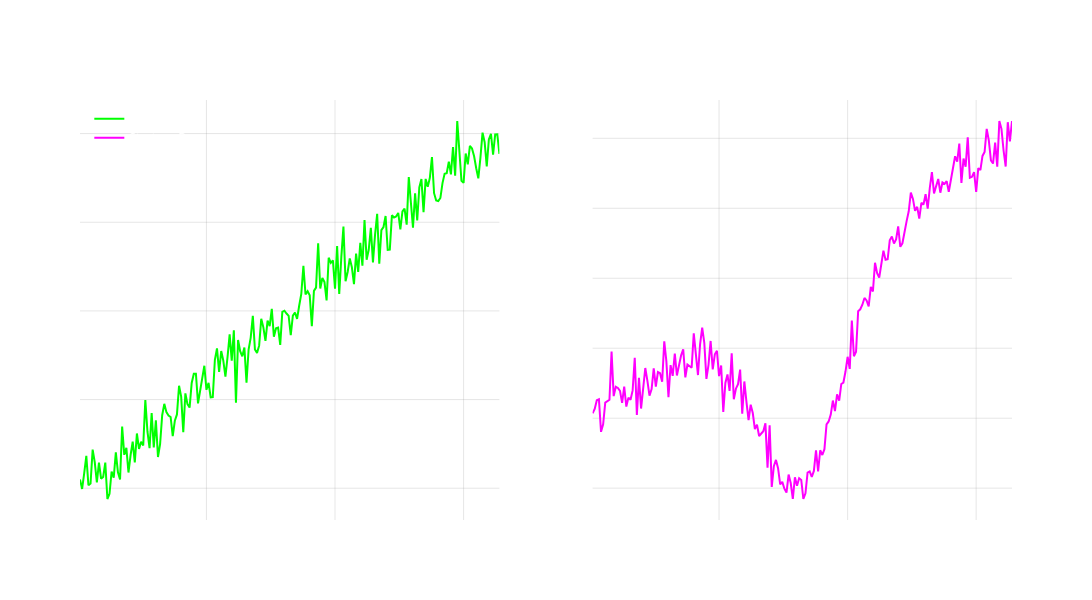

Write notebook code for a chart like this one.
### Markdown cell above
#### 2.)  *Less Useless* Investing & Trading Performance Measures

####  Volatility and Risk

So if expected returns, win rate, and cash aren't good metrics what are?

Well, first we need to understand this idea of **risk** and **volatility**

If the average of returns represents what is *expected* then we can also measure *expected deviations* from that expected value, this is variance

 $$\sigma^2 = \mathbb{E}[(X - \mathbb{E}[X])^2]$$
  
The square root of variance is *standard deviation* and is typically used to measure volatility or *expected deviations from expected returns*

### Code cell
import numpy as np
import plotly.graph_objects as go
from plotly.subplots import make_subplots
from datetime import datetime, timedelta

# Generate sample time series for two trading strategies
np.random.seed(42)
n_points = 200
dates = [datetime(2024,1,1) + timedelta(days=int(x)) for x in range(n_points)]

# Strategy A - Steady growth with small fluctuations
trend_a = np.linspace(0, 20, n_points) 
noise_a = np.random.normal(0, 1, n_points)
strategy_a = 100000 * (1 + (trend_a + noise_a)/100)

# Strategy B - Same end point but with major drawdown
trend_b = np.linspace(0, 20, n_points)
drawdown = -15 * np.exp(-0.5 * ((np.linspace(0, n_points, n_points) - 100) / 20)**2)  # Major drawdown around day 100
noise_b = np.random.normal(0, 1, n_points)
strategy_b = 100000 * (1 + (trend_b + drawdown + noise_b)/100)

# Calculate metrics
def calculate_metrics(returns):
    total_return = (returns[-1] - returns[0])/returns[0] * 100
    avg_return = np.mean(np.diff(returns)/returns[:-1]) * 100
    rolling_max = np.maximum.accumulate(returns)
    drawdowns = (returns - rolling_max)/rolling_max * 100
    max_drawdown = np.min(drawdowns)
    return total_return, avg_return, max_drawdown

metrics_a = calculate_metrics(strategy_a)
metrics_b = calculate_metrics(strategy_b)

# Create figure with secondary y-axis
fig = make_subplots(rows=1, cols=2,
                    subplot_titles=("Strategy A", "Strategy B"))

# Add strategy A to first subplot
fig.add_trace(
    go.Scatter(
        x=dates,
        y=strategy_a,
        mode='lines',
        line=dict(color='rgba(0, 255, 0, 1)'),  # Neon green
        name='Strategy A'
    ),
    row=1, col=1
)

# Add strategy B to second subplot
fig.add_trace(
    go.Scatter(
        x=dates,
        y=strategy_b,
        mode='lines',
        line=dict(color='rgba(255, 0, 255, 1)'),  # Neon purple
        name='Strategy B'
    ),
    row=1, col=2
)

# Update layout
fig.update_layout(
    height=600,
    width=1200,
    showlegend=True,
    plot_bgcolor='rgba(0,0,0,0)',
    paper_bgcolor='rgba(0,0,0,0)',
    font=dict(color='white'),
    legend=dict(
        yanchor="top",
        y=0.99,
        xanchor="left",
        x=0.01
    ),
    title=dict(
        text=f'Strategy Comparison<br>A: Return: {metrics_a[0]:.1f}%, Avg: {metrics_a[1]:.2f}%<br>B: Return: {metrics_b[0]:.1f}%, Avg: {metrics_b[1]:.2f}%',
        y=0.95  # Add some padding below title by moving it up slightly
    )
)

# Update axes
fig.update_xaxes(
    showgrid=True,
    gridwidth=1,
    gridcolor='rgba(128,128,128,0.2)',
    zeroline=True,
    zerolinewidth=1,
    zerolinecolor='rgba(128,128,128,0.5)'
)
fig.update_yaxes(
    showgrid=True,
    gridwidth=1,
    gridcolor='rgba(128,128,128,0.2)',
    zeroline=True,
    zerolinewidth=1,
    zerolinecolor='rgba(128,128,128,0.5)',
    title="Portfolio Value ($)"
)

fig.show()

### Figure 1 — Plotly figure (JSON) as saved in the notebook; plotly's stock layout.template omitted (floating-point values rounded to 4 significant figures; data arrays with more than 128 entries replaced by an {"elided": "..."} marker saying what was removed)
{"data": [{"line": {"color": "rgba(0, 255, 0, 1)"}, "mode": "lines", "name": "Strategy A", "type": "scatter", "x": {"elided": "200 str values"}, "xaxis": "x", "y": {"elided": "200 float values"}, "yaxis": "y"}, {"line": {"color": "rgba(255, 0, 255, 1)"}, "mode": "lines", "name": "Strategy B", "type": "scatter", "x": {"elided": "200 str values"}, "xaxis": "x2", "y": {"elided": "200 float values"}, "yaxis": "y2"}], "layout": {"annotations": [{"font": {"size": 16}, "showarrow": false, "text": "Strategy A", "x": 0.225, "xanchor": "center", "xref": "paper", "y": 1, "yanchor": "bottom", "yref": "paper"}, {"font": {"size": 16}, "showarrow": false, "text": "Strategy B", "x": 0.775, "xanchor": "center", "xref": "paper", "y": 1, "yanchor": "bottom", "yref": "paper"}], "font": {"color": "white"}, "height": 600, "legend": {"x": 0.01, "xanchor": "left", "y": 0.99, "yanchor": "top"}, "paper_bgcolor": "rgba(0,0,0,0)", "plot_bgcolor": "rgba(0,0,0,0)", "showlegend": true, "title": {"text": "Strategy Comparison<br>A: Return: 18.3%, Avg: 0.09%<br>B: Return: 20.8%, Avg: 0.10%", "y": 0.95}, "width": 1200, "xaxis": {"anchor": "y", "domain": [0, 0.45], "gridcolor": "rgba(128,128,128,0.2)", "gridwidth": 1, "showgrid": true, "zeroline": true, "zerolinecolor": "rgba(128,128,128,0.5)", "zerolinewidth": 1}, "xaxis2": {"anchor": "y2", "domain": [0.55, 1], "gridcolor": "rgba(128,128,128,0.2)", "gridwidth": 1, "showgrid": true, "zeroline": true, "zerolinecolor": "rgba(128,128,128,0.5)", "zerolinewidth": 1}, "yaxis": {"anchor": "x", "domain": [0, 1], "gridcolor": "rgba(128,128,128,0.2)", "gridwidth": 1, "showgrid": true, "title": {"text": "Portfolio Value ($)"}, "zeroline": true, "zerolinecolor": "rgba(128,128,128,0.5)", "zerolinewidth": 1}, "yaxis2": {"anchor": "x2", "domain": [0, 1], "gridcolor": "rgba(128,128,128,0.2)", "gridwidth": 1, "showgrid": true, "title": {"text": "Portfolio Value ($)"}, "zeroline": true, "zerolinecolor": "rgba(128,128,128,0.5)", "zerolinewidth": 1}}}
